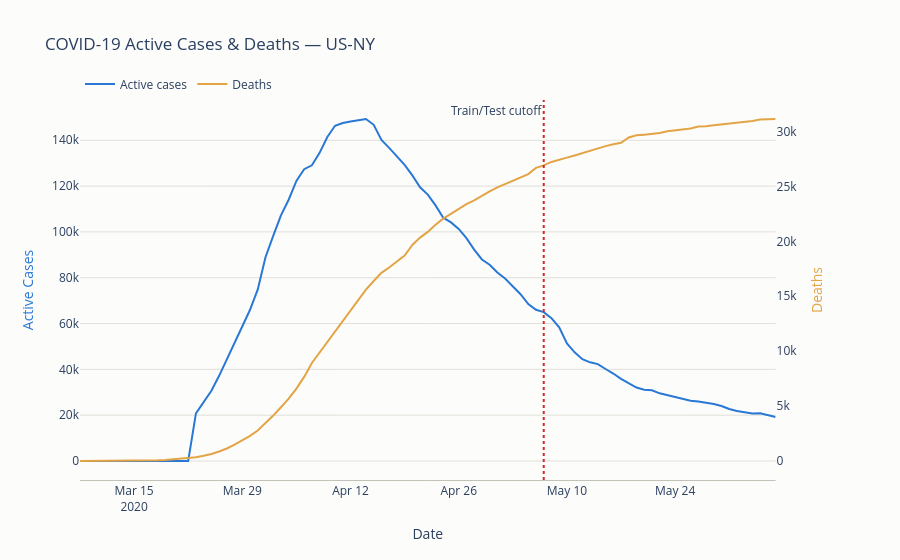

The notebook cell this image was saved under:
### Code cell
from plotly.subplots import make_subplots

fig = make_subplots(specs=[[{"secondary_y": True}]])
fig.add_trace(go.Scatter(
    x=data["date"],
    y=data["active_cases"],
    name="Active cases",
    mode="lines",
    line=dict(width=2, color="#2a78d6"),
    hovertemplate="%{x|%b %d, %Y}<br>Active cases: %{y:,}<extra></extra>",
), secondary_y=False)
fig.add_trace(go.Scatter(
    x=data["date"],
    y=data["death_cnt"],
    name="Deaths",
    mode="lines",
    line=dict(width=2, color="#e3a445"),
    hovertemplate="%{x|%b %d, %Y}<br>Deaths: %{y:,}<extra></extra>",
), secondary_y=True)

fig.add_vline(
    x=train_test_split,
    line_width=2,
    line_dash="dot",
    line_color="#d62728",
    annotation_text="Train/Test cutoff",
    annotation_position="top left",
)

fig.update_layout(
    title="COVID-19 Active Cases & Deaths — US-NY",
    xaxis_title="Date",
    hovermode="x unified",
    template="plotly_white",
    plot_bgcolor="#fcfcfb",
    paper_bgcolor="#fcfcfb",
    xaxis=dict(showgrid=False, linecolor="#c3c2b7"),
    legend=dict(orientation="h", y=1.08, x=0),
)
fig.update_yaxes(title_text="Active Cases", title_font_color="#2a78d6",
                 gridcolor="#e1e0d9", zeroline=False, secondary_y=False)
fig.update_yaxes(title_text="Deaths", title_font_color="#e3a445",
                 showgrid=False, zeroline=False, secondary_y=True)

fig.show()
